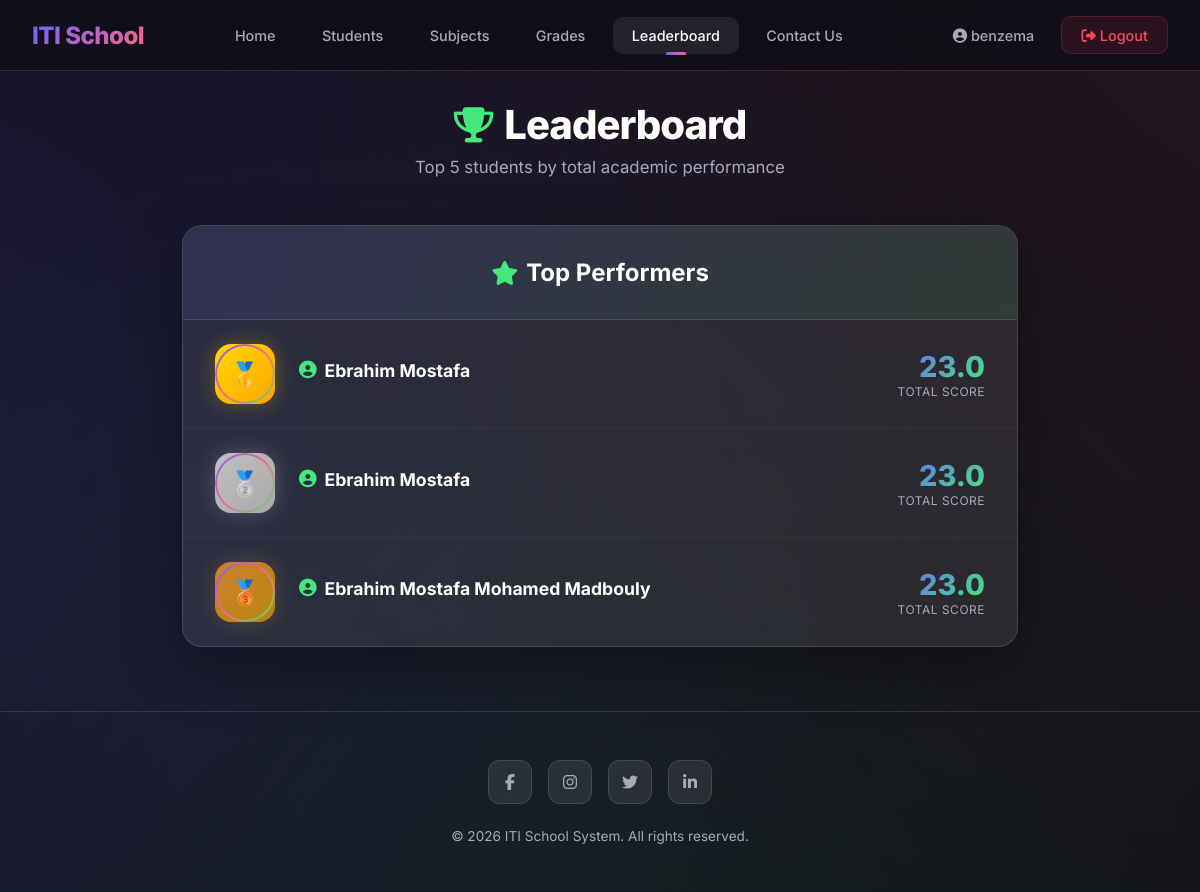
The app's page /leaderboard/ (signed in), older data.
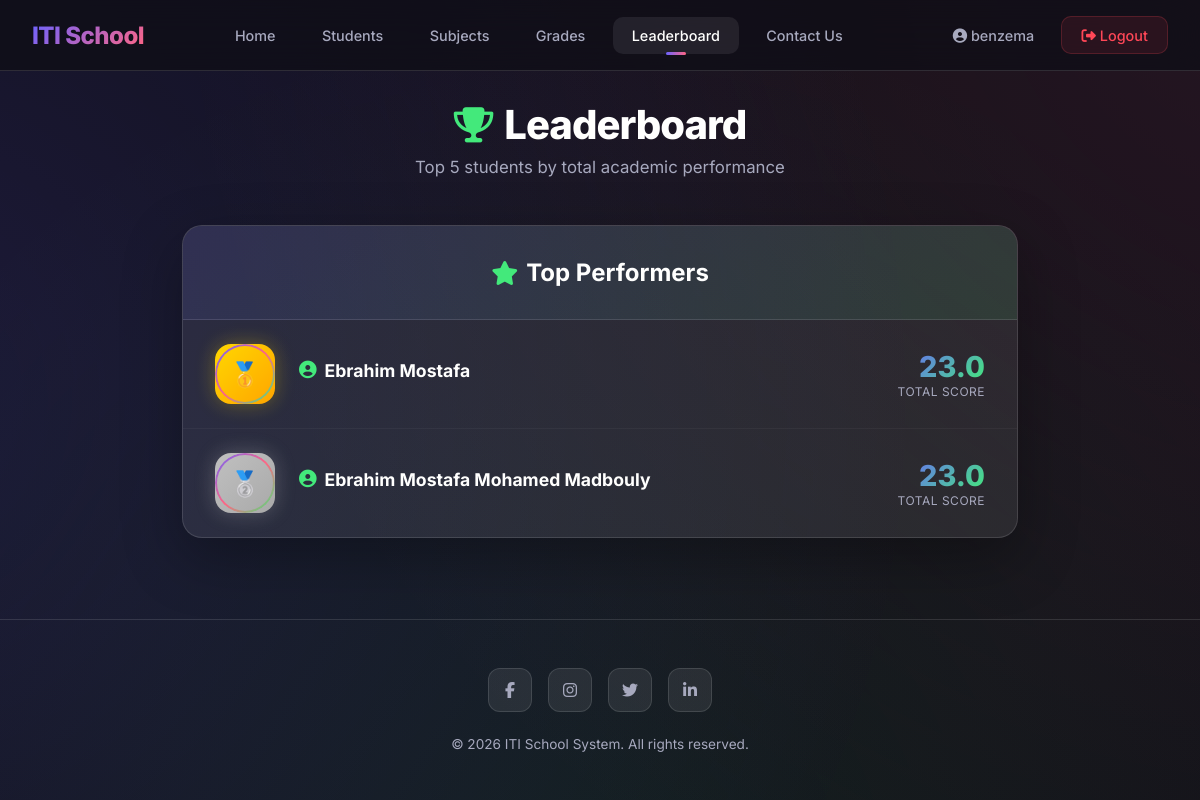
The same page, newer data.
### school/models.py (models this page shows, shortened)
class Student(models.Model):
    name = models.CharField(max_length=100)
    age = models.IntegerField()
    email = models.EmailField(unique=True)
    image = models.ImageField(upload_to="students/")
    date_added = models.DateTimeField(auto_now_add=True)

### school/views.py (the view)
# urls.py: path("leaderboard/", leaderboard, name="leaderboard"),
@login_required
def leaderboard(request):
    top_students = (
        Student.objects.annotate(total=Sum("grades__value"))
        .order_by("-total")[:5]
    )
    return render(request, "leaderboard.html", {"top_students": top_students})

### school/templates/leaderboard.html (shortened to what this page needs)
{% extends 'base.html' %}
{% load static %}
{% block extra_css %}
<link rel="stylesheet" href="{% static 'css/leaderboard.css' %}">
{% endblock %}
{% block content %}
<div class="main">
  <div class="page-header">
    <h1><i class="fa-solid fa-trophy"></i> Leaderboard</h1>
    <p>Top 5 students by total academic performance</p>
  </div>
  <div class="leaderboard-card">
    <div class="leaderboard-header">
      <h2><i class="fa-solid fa-star"></i> Top Performers</h2>
    </div>
    <div class="leaderboard-list">
      {% if top_students %}
      {% for entry in top_students %}
      <div class="rank-item">
        <div
          class="rank-badge {% if forloop.counter == 1 %}rank-1{% elif forloop.counter == 2 %}rank-2{% elif forloop.counter == 3 %}rank-3{% else %}rank-other{% endif %}">
          {% if forloop.counter == 1 %}🥇{% elif forloop.counter == 2 %}🥈{% elif forloop.counter == 3 %}🥉{% else %}{{
          forloop.counter }}{% endif %}
        </div>
        <div class="rank-info">
          <div class="rank-name">
            <i class="fa-solid fa-user-circle"></i>
            {{ entry.name }}
          </div>
        </div>
        <div class="rank-score">
          <div class="rank-score-value">{{ entry.total|floatformat:1 }}</div>
          <div class="rank-score-label">Total Score</div>
        </div>
      </div>
      {% endfor %}
      {% else %}
      <div class="empty-state">
        <i class="fa-solid fa-chart-line"></i>
        <p>No data available. Start recording grades to see the leaderboard!</p>
      </div>
      {% endif %}
    </div>
  </div>
</div>
{% endblock %}

Row changes from the older to the newer data that the page shows:
removed Student: name "Ebrahim Mostafa", total "23.0"
computed for Student "Ebrahim Mostafa": text "🥈" → "🥇"
computed for Student "Ebrahim Mostafa Mohamed Madbouly": text "🥉" → "🥈"
